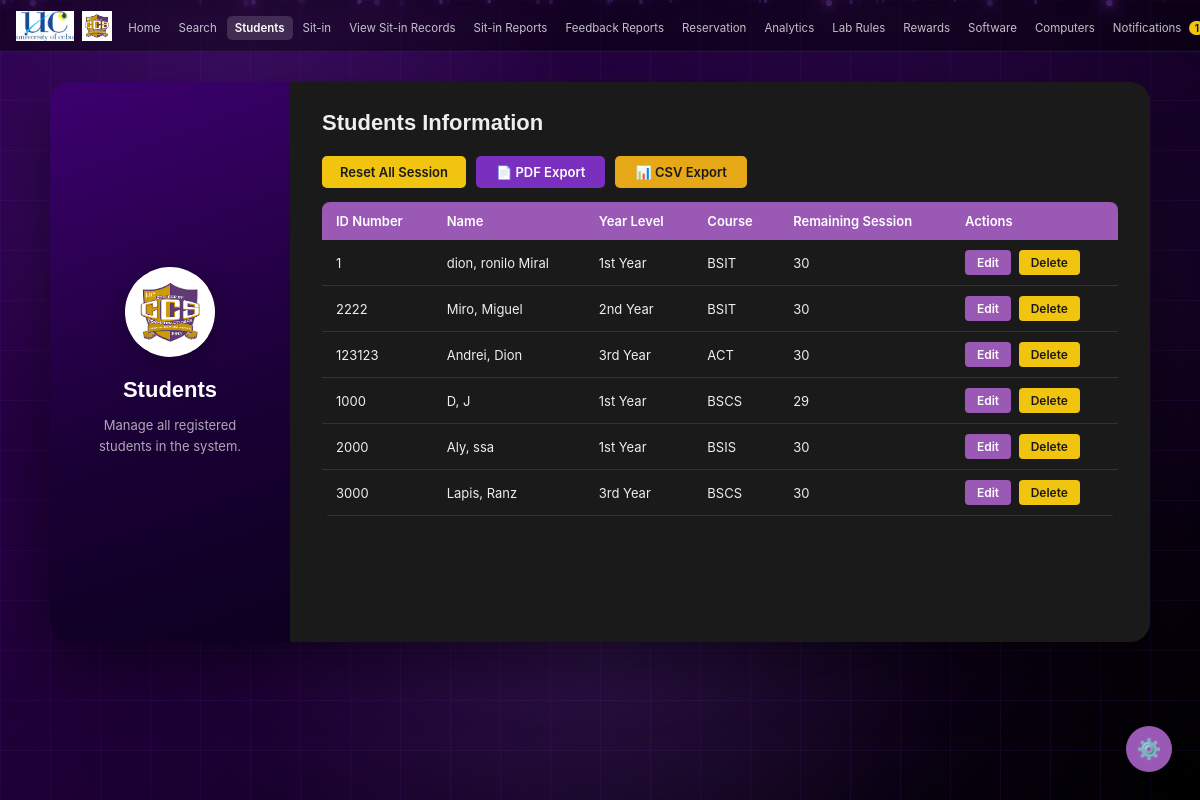
/admin/students (signed in), run on the app's committed database.
### tables this page shows
CREATE TABLE users (
        id INTEGER PRIMARY KEY AUTOINCREMENT,
        idnum TEXT NOT NULL UNIQUE,
        lastname TEXT NOT NULL,
        firstname TEXT NOT NULL,
        midname TEXT,
        email TEXT NOT NULL UNIQUE,
        course TEXT NOT NULL,
        level TEXT NOT NULL,
        address TEXT NOT NULL,
        password TEXT NOT NULL,
        sessions INTEGER NOT NULL DEFAULT 30,
        photo TEXT DEFAULT NULL
    );

### app.py (the view)
@app.route('/admin/students')
def admin_students():
    if not admin_required():
        return redirect(url_for('login'))
    conn = get_db()
    students = conn.execute("SELECT * FROM users WHERE email!='admin@ccs.com'").fetchall()
    conn.close()
    return render_template('admin/students.html', students=students)

### app.py (called while the page is built, shortened)
def get_db():
    conn = sqlite3.connect(os.path.join(BASE_DIR, 'database.db'))
    conn.row_factory = sqlite3.Row
    return conn

@app.before_request
def csrf_protect():
    if 'csrf_token' not in session:
        session['csrf_token'] = secrets.token_hex(16)
    if request.method == "POST":
        token = session.get('csrf_token', '')
        form_token = request.form.get('csrf_token', '')
        if not token or token != form_token:
            flash('Invalid request. Please try again.', 'error')
            return redirect(request.url)

@app.context_processor
def inject_unread_count():
    if 'user_id' in session and session.get('role') == 'admin':
        conn = get_db()
        count = conn.execute('''
            SELECT COUNT(*) FROM notifications
            WHERE is_read = 0 AND idnum = ?
        ''', (session['user_idnum'],)).fetchone()[0]
        conn.close()
        return dict(unread_count=count)
    return dict(unread_count=0)

def admin_required():
    return 'user_id' in session and session.get('role') == 'admin'

### templates/admin/students.html (shortened to what this page needs)
<!DOCTYPE html>
<html lang="en">
<head>
  <link rel="stylesheet" href="{{ url_for('static', filename='style.css') }}" />
</head>
<body>
 <nav>
    <div class="nav-left">
      <img src="{{ url_for('static', filename='uclogo.png') }}" alt="UC" class="nav-logo">
      <img src="{{ url_for('static', filename='ccsmainlogo.png') }}" alt="CCS" class="nav-logo">
    </div>
    <ul class="nav-links">
      <li><a href="{{ url_for('admin_home') }}" class="{{ 'active' if request.endpoint == 'admin_home' else '' }}">Home</a></li>
      <li><a href="{{ url_for('admin_search') }}" class="{{ 'active' if request.endpoint == 'admin_search' else '' }}">Search</a></li>
      <li><a href="{{ url_for('admin_students') }}" class="{{ 'active' if request.endpoint == 'admin_students' else '' }}">Students</a></li>
      <li><a href="{{ url_for('admin_sitin') }}" class="{{ 'active' if request.endpoint == 'admin_sitin' else '' }}">Sit-in</a></li>
      <li><a href="{{ url_for('admin_sitin_records') }}" class="{{ 'active' if request.endpoint == 'admin_sitin_records' else '' }}">View Sit-in Records</a></li>
      <li><a href="{{ url_for('admin_reports') }}" class="{{ 'active' if request.endpoint == 'admin_reports' else '' }}">Sit-in Reports</a></li>
      <li><a href="{{ url_for('admin_feedback') }}" class="{{ 'active' if request.endpoint == 'admin_feedback' else '' }}">Feedback Reports</a></li>
      <li><a href="{{ url_for('admin_reservation') }}" class="{{ 'active' if request.endpoint == 'admin_reservation' else '' }}">Reservation</a></li>
      <li><a href="{{ url_for('admin_analytics') }}" class="{{ 'active' if request.endpoint == 'admin_analytics' else '' }}">Analytics</a></li>
      <li><a href="{{ url_for('admin_labrules_view') }}" class="{{ 'active' if request.endpoint == 'admin_labrules_view' else '' }}">Lab Rules</a></li>
      <li><a href="{{ url_for('admin_rewards') }}" class="{{ 'active' if request.endpoint == 'admin_rewards' else '' }}">Rewards</a></li>
      <li><a href="{{ url_for('admin_software') }}" class="{{ 'active' if request.endpoint == 'admin_software' else '' }}">Software</a></li>
      <li><a href="{{ url_for('admin_computers') }}" class="{{ 'active' if request.endpoint == 'admin_computers' else '' }}">Computers</a></li>
      <li>
  <a href="{{ url_for('admin_notifications') }}" class="{{ 'active' if request.endpoint == 'admin_notifications' else '' }}">
    Notifications
    {% if unread_count > 0 %}
      <span class="notification-badge">{{ unread_count }}</span>
    {% endif %}
  </a>
</li>
    </ul>
  </nav>
  <main class="admin-main">
    <div class="admin-split-card">
      <div class="split-left">
        <div class="split-logo-circle">
          <img src="{{ url_for('static', filename='ccsmainlogo.png') }}" alt="CCS" />
        </div>
        <h2 class="split-title">Students</h2>
        <p class="split-desc">Manage all registered students in the system.</p>
      </div>
      <div class="split-right">
        <h2 class="form-title">Students Information</h2>
        <div class="table-actions" style="display:flex; gap:10px; flex-wrap:wrap;">
          <a href="{{ url_for('reset_sessions') }}" class="btn-danger"
             onclick="return confirm('Reset all sessions to 30?')">Reset All Session</a>
          <a href="{{ url_for('export_students_pdf') }}" class="btn-submit" style="background:#7b2fbe;">📄 PDF Export</a>
          <a href="{{ url_for('export_students_csv') }}" class="btn-submit" style="background:#e6a817; color:#1a1a1a;">📊 CSV Export</a>
        </div>
        <div class="table-wrap">
          <table class="admin-table">
            <thead>
              <tr>
                <th>ID Number</th>
                <th>Name</th>
                <th>Year Level</th>
                <th>Course</th>
                <th>Remaining Session</th>
                <th>Actions</th>
              </tr>
            </thead>
            <tbody>
              {% for s in students %}
              <tr>
                <td>{{ s['idnum'] }}</td>
                <td>{{ s['lastname'] }}, {{ s['firstname'] }} {{ s['midname'] }}</td>
                <td>{{ s['level'] }}</td>
                <td>{{ s['course'] }}</td>
                <td>{{ s['sessions'] }}</td>
                <td>
                  <a href="{{ url_for('edit_student', id=s['id']) }}" class="btn-edit">Edit</a>
                  <a href="{{ url_for('delete_student', id=s['id']) }}" class="btn-delete"
                     onclick="return confirm('Delete this student?')">Delete</a>
                </td>
              </tr>
              {% else %}
              <tr><td colspan="6" class="no-data">No students registered yet.</td></tr>
              {% endfor %}
            </tbody>
          </table>
        </div>
      </div>
    </div>
  </main>
</body>
</html>

### data on the page
users: idnum "1", lastname "dion", firstname "ronilo", midname "Miral", level "1st Year", course "BSIT", sessions "30"
users: idnum "2222", lastname "Miro", firstname "Miguel", level "2nd Year", course "BSIT", sessions "30"
users: idnum "123123", lastname "Andrei", firstname "Dion", level "3rd Year", course "ACT", sessions "30"
users: idnum "1000", lastname "D", firstname "J", level "1st Year", course "BSCS", sessions "29"
users: idnum "2000", lastname "Aly", firstname "ssa", level "1st Year", course "BSIS", sessions "30"
users: idnum "3000", lastname "Lapis", firstname "Ranz", level "3rd Year", course "BSCS", sessions "30"

### other printed values
{{ unread_count }} "1"
